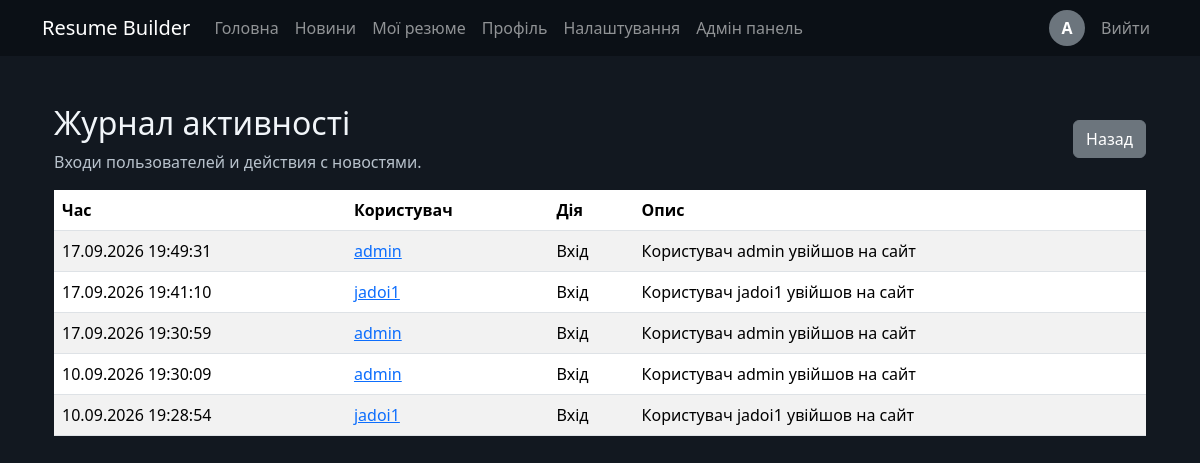
/custom-admin/activity-logs/ (signed in), run on the app's committed database.
### builder/models.py (models this page shows, shortened)
class ActivityLog(models.Model):
    EVENT_CHOICES = [
        ('login', 'Вхід'),
        ('news_created', 'Новину створено'),
        ('news_updated', 'Новину змінено'),
        ('news_deleted', 'Новину видалено'),
    ]
    user = models.ForeignKey(User, on_delete=models.SET_NULL, null=True, blank=True, related_name='activity_logs')
    event_type = models.CharField(max_length=30, choices=EVENT_CHOICES)
    message = models.CharField(max_length=255)
    created_at = models.DateTimeField(default=timezone.now)
    class Meta:
        ordering = ('-created_at',)

### builder/views.py (the view)
# urls.py: path('custom-admin/activity-logs/', views.activity_logs, name='activity_logs'),
@user_passes_test(lambda user: user.is_staff)
def activity_logs(request):
    logs = ActivityLog.objects.select_related('user').all()[:200]
    return render(request, 'activity_logs.html', {'logs': logs})

### builder/context_processors.py (called while the page is built)
def user_profile(request):
    if request.user.is_authenticated:
        profile = Profile.objects.filter(user=request.user).first()
        return {'user_profile': profile}
    return {'user_profile': None}

### templates/activity_logs.html
{% extends 'base.html' %}
{% block content %}
<div class="container mt-4">
  <div class="d-flex justify-content-between align-items-center mb-3">
    <div>
      <h2>Журнал активності</h2>
      <p class="text-muted mb-0">Входи пользователей и действия с новостями.</p>
    </div>
    <a class="btn btn-secondary" href="{% url 'custom_admin_dashboard' %}">Назад</a>
  </div>
  <div class="table-responsive">
    <table class="table table-striped align-middle">
      <thead><tr><th>Час</th><th>Користувач</th><th>Дія</th><th>Опис</th></tr></thead>
      <tbody>
      {% for log in logs %}
        <tr>
          <td>{{ log.created_at|date:'d.m.Y H:i:s' }}</td>
          <td>{% if log.user %}<a href="{% url 'profile_view' log.user.username %}">{{ log.user.username }}</a>{% else %}Система{% endif %}</td>
          <td>{{ log.get_event_type_display }}</td>
          <td>{{ log.message }}</td>
        </tr>
      {% empty %}
        <tr><td colspan="4">Журнал поки порожній.</td></tr>
      {% endfor %}
      </tbody>
    </table>
  </div>
</div>
{% endblock %}

### templates/base.html (shortened to what this page needs)
<!DOCTYPE html>
<html lang="uk" data-theme="{% if user_profile %}{{ user_profile.theme }}{% else %}light{% endif %}">
<head>
    <link rel="stylesheet" href="https://cdn.jsdelivr.net/npm/bootstrap@5.3.3/dist/css/bootstrap.min.css">
    {% load static %}
    <link rel="stylesheet" href="{% static 'builder/responsive.css' %}">
</head>
<body class="{% if user_profile and user_profile.gradient_enabled %}gradient-enabled{% endif %}" style="--primary-color: {% if user_profile %}{{ user_profile.primary_color }}{% else %}#0d6efd{% endif %}; --secondary-color: {% if user_profile %}{{ user_profile.secondary_color }}{% else %}#6f42c1{% endif %}; --accent-color: {% if user_profile %}{{ user_profile.accent_color }}{% else %}#dc3545{% endif %}; --background-color: {% if user_profile and user_profile.theme == 'dark' %}#121820{% elif user_profile %}{{ user_profile.background_color }}{% else %}#f8f9fa{% endif %}; --gradient-direction: {% if user_profile %}{{ user_profile.gradient_direction }}{% else %}135deg{% endif %};">
<nav class="navbar navbar-expand-lg navbar-dark bg-dark">
    <div class="container">
        <a class="navbar-brand" href="{% url 'home' %}">Resume Builder</a>
        <div class="collapse navbar-collapse" id="main-navigation">
            <ul class="navbar-nav me-auto">
                <li class="nav-item"><a class="nav-link" href="{% url 'home' %}">Головна</a></li>
                <li class="nav-item"><a class="nav-link" href="{% url 'news_list' %}">Новини</a></li>
                {% if user.is_authenticated %}
                <li class="nav-item"><a class="nav-link" href="{% url 'resume_list' %}">Мої резюме</a></li>
                <li class="nav-item"><a class="nav-link" href="{% url 'profile_list' %}">Профіль</a></li>
                <li class="nav-item"><a class="nav-link" href="{% url 'settings' %}">Налаштування</a></li>
                {% if user.is_staff %}
                <li class="nav-item"><a class="nav-link" href="{% url 'custom_admin_dashboard' %}">Адмін панель</a></li>
                {% endif %}
                {% endif %}
            </ul>
            <ul class="navbar-nav align-items-center">
                {% if user.is_authenticated %}
                <li class="nav-item me-2">
                    <a class="nav-link p-0" href="{% url 'profile_list' %}">
                        {% if user_profile and user_profile.photo %}
                        <img src="{{ user_profile.photo.url }}" alt="avatar" class="rounded-circle" style="width:36px;height:36px;object-fit:cover;">
                        {% else %}
                        <div class="rounded-circle bg-secondary text-white d-flex align-items-center justify-content-center" style="width:36px;height:36px;font-weight:600;">{{ user.username|slice:":1"|upper }}</div>
                        {% endif %}
                    </a>
                </li>
                <li class="nav-item"><a class="nav-link" href="{% url 'logout' %}">Вийти</a></li>
                {% else %}
                <li class="nav-item"><a class="nav-link" href="{% url 'login' %}">Увійти</a></li>
                <li class="nav-item"><a class="nav-link" href="{% url 'register' %}">Реєстрація</a></li>
                {% endif %}
            </ul>
        </div>
    </div>
</nav>
<div class="container py-4">
    {% block content %}{% endblock %}
</div>
</body>
</html>

### builder/static/builder/responsive.css (style rules this page uses)
html { overflow-x: hidden; }
:root { --page-background: #f8f9fa; --surface-color: #ffffff; --text-color: #212529; --muted-color: #6c757d; --primary-color: #0d6efd; --secondary-color: #6f42c1; --accent-color: #dc3545; --background-color: #f8f9fa; --gradient-direction: 135deg; }
html[data-theme="dark"] { --page-background: #121820; --surface-color: #1d2733; --text-color: #f1f5f9; --muted-color: #b8c2cc; }
html[data-theme="dark"] .navbar.bg-dark { background-color: #0b1016 !important; }
body { background-color: var(--background-color); color: var(--text-color); }
body:not(.gradient-enabled) { background-image: none; }
html[data-theme="dark"] body:not(.gradient-enabled) { background-color: #121820; }
.text-muted { color: var(--muted-color) !important; }
a { color: var(--primary-color); }
body { min-width: 320px; }
.navbar-brand { white-space: normal; }
html[data-theme="dark"] body { --background-color: #121820; }

### data on the page
ActivityLog: created_at "17.09.2026 19:49:31", user.username "admin", event_type "Вхід", message "Користувач admin увійшов на сайт"
ActivityLog: created_at "17.09.2026 19:41:10", user.username "jadoi1", event_type "Вхід", message "Користувач jadoi1 увійшов на сайт"
ActivityLog: created_at "17.09.2026 19:30:59", user.username "admin", event_type "Вхід", message "Користувач admin увійшов на сайт"
ActivityLog: created_at "10.09.2026 19:30:09", user.username "admin", event_type "Вхід", message "Користувач admin увійшов на сайт"
ActivityLog: created_at "10.09.2026 19:28:54", user.username "jadoi1", event_type "Вхід", message "Користувач jadoi1 увійшов на сайт"

### other printed values
{{ user.username|slice:":1"|upper }} "A"
